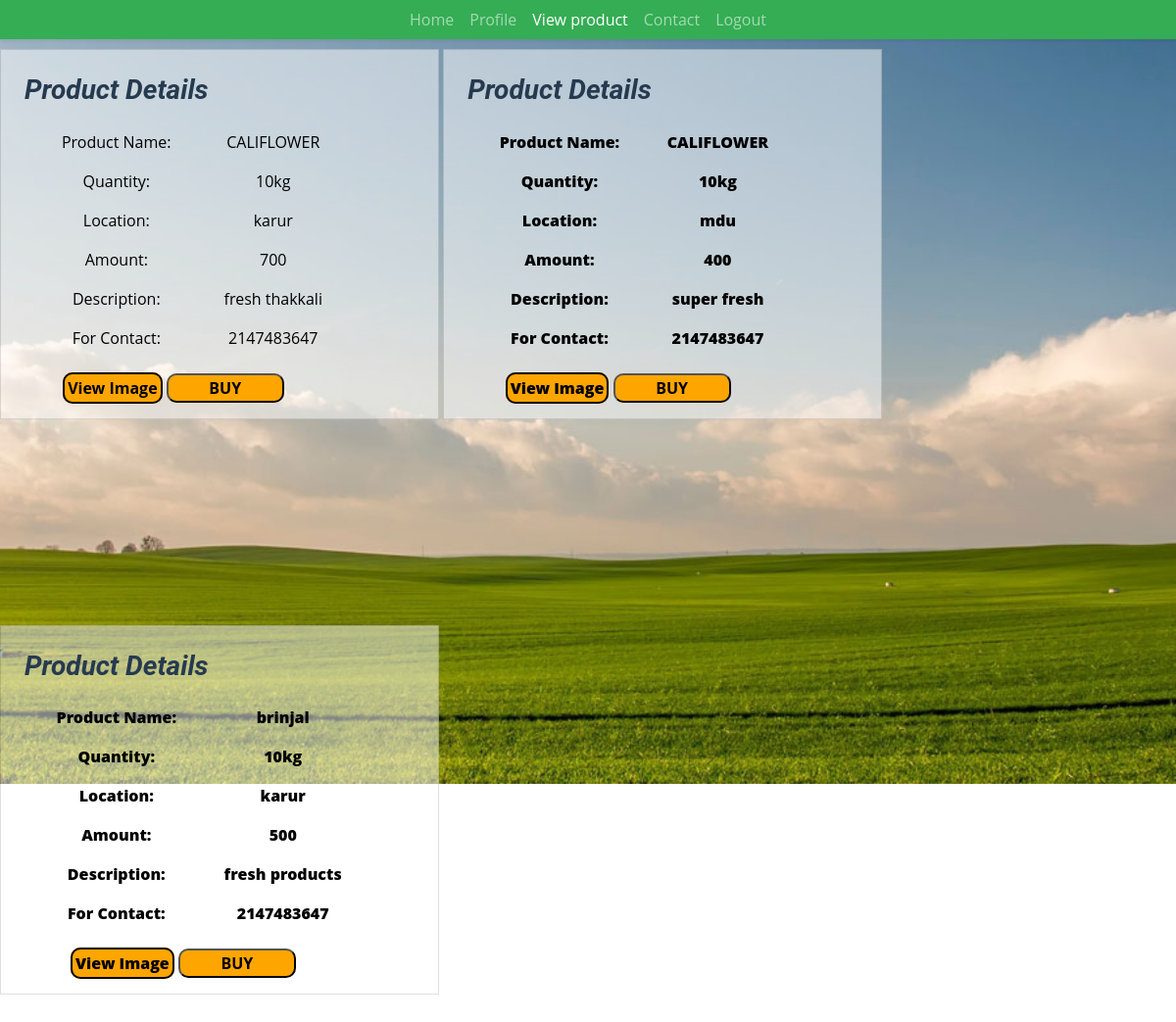
/consumerproducts.php, run on the app's committed database.
### tables this page shows
CREATE TABLE `cultiproduct` (
  `product` varchar(100) NOT NULL,
  `quantity` varchar(30) NOT NULL,
  `Location` varchar(100) NOT NULL,
  `Amount` int(5) NOT NULL,
  `description` varchar(250) NOT NULL,
  `document` varchar(100) NOT NULL,
  `user_id` int(100) NOT NULL,
  `Mobile` int(10) NOT NULL
);

### consumerproducts.php (the view, shortened to what this page needs)
<?php
    include './includes/dbconfig.php';
    ?>
 <!DOCTYPE html>
 <html lang="en">
 <head>
     <link href="css/bootstrap.min.css" rel="stylesheet">
     <link href="css/design.css" rel="stylesheet">
 </head>
 <body style="background-image: url('./images/agriland.jpg');">
 <nav class="navbar navbar-expand-lg bg-primary navbar-dark shadow-sm py-3 py-lg-0 px-3 px-lg-5" id="home">
        <div class="collapse navbar-collapse" id="navbarCollapse">
            <div class="navbar-nav mx-auto py-0">
                <a href="consumer.php" class="nav-item nav-link ">Home</a>
                <a href="" class="nav-item nav-link ">Profile</a>
                <a href="consumerproducts.php" class="nav-item nav-link active">View product</a>
                <a href="consumercontact.php" class="nav-item nav-link ">Contact</a>
                <a href="login.php" class="nav-item nav-link ">Logout</a>
            </div>
        </div>
    </nav>
     <div class="product">
         <div class="box-container">
             <form action="" method="post">
                 <?php
                    $select = mysqli_query($conn, "select * from cultiproduct");
                    if (mysqli_num_rows($select) > 0) {
                        while ($row = mysqli_fetch_array($select)) {
                    ?>
                         <div class="card opacity-100 " style="width: 28rem; margin-top: 10px; margin-bottom: 200px; display:inline-block;    background-color:rgba(255, 255, 255, 0.5);">
                             <div class="card-body text-center" style="display:inline-block">
                                 <table class="table  table-hover table-borderless" style="color:black;">
                                     <tr>
                                         <th>
                                             <h3><i>Product Details</i></h3>
                                         </th>
                                     </tr>
                                     <tr>
                                         <td>
                                             <div>Product Name:
                                         </td>
                                         <td><?php echo $row['product'] ?>
                             </div>
                                     <tr>
                                         <td>
                                             <div>Quantity:
                                         </td>
                                         <td><?php echo $row['quantity'] ?>
                             </div>
                         <tr>
                             <td>
                                 <div>Location:
                             </td>
                             <td><?php echo $row['Location'] ?>
         </div>
         </td>
         </tr>
     <tr>
         <td>
             <div>Amount:
         </td>
         <td><?php echo $row['Amount'] ?>
             </div>
         </td>
     </tr>
     <tr>
         <td>
             <div>Description:
         </td>
         <td><?php echo $row['description'] ?></div>
         </td>
     </tr>
     <tr>
         <td>
             <div>For Contact:
         </td>
         <td><?php echo $row['Mobile'] ?></div>
         </td>
     </tr>
     <a href="uploadedfile/<?php echo $row['document']; ?>" style="width: 100px; color:black; padding:3px; background-color:ORANGE; border-radius: 10px; border:2px solid black;"><b>View Image<b></a>
     <button type="submit" name="addcart" style="width: 120px; background-color:orange; border-radius: 10px;"><b>BUY</b></button>
 <?php }
                    } ?>
 </body>
 </html>

### css/design.css (style rules this page uses)
:root { --primary: #0d0e0d; --secondary: #FF9933; --light: #F6FFF2; --dark: #263A4F; }

### consumerproducts.php (style rules this page uses)
body { background-image: url('./images/agriland.jpg'); background-size: cover; background-position: center; background-repeat: no-repeat; height: 100vh; margin: 0; }

### data on the page
cultiproduct: product "CALIFLOWER", quantity "10kg", Location "karur", Amount "700", description "fresh thakkali", Mobile "2147483647"
cultiproduct: product "CALIFLOWER", quantity "10kg", Location "mdu", Amount "400", description "super fresh", Mobile "2147483647"
cultiproduct: product "brinjal", quantity "10kg", Location "karur", Amount "500", description "fresh products", Mobile "2147483647"
